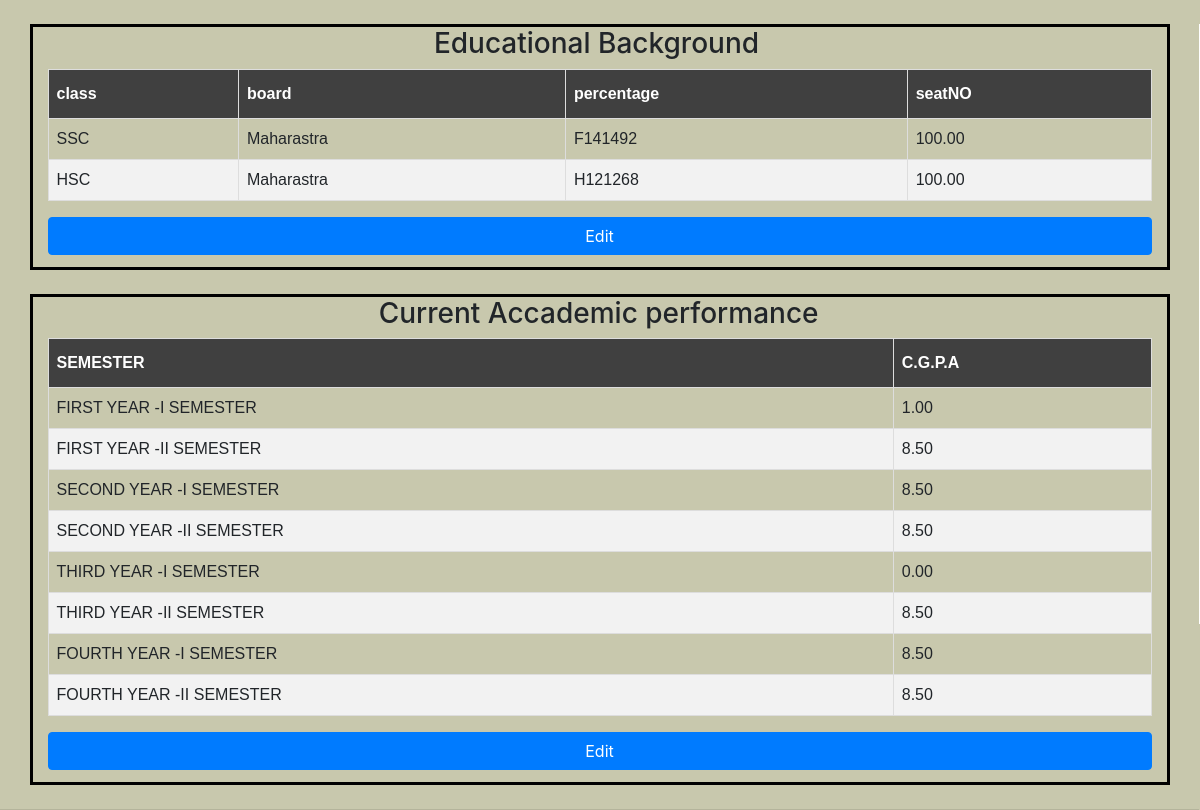
Screenshot of /linkedpages/education/education.php with the database file from the repository.
### tables this page shows
CREATE TABLE `education` (
  `PRN` varchar(20) NOT NULL,
  `ssc` varchar(40) DEFAULT 'NA',
  `sscp` decimal(10,2) NOT NULL DEFAULT 0.00,
  `sscs` varchar(10) NOT NULL DEFAULT 'NA',
  `hsc` varchar(50) DEFAULT 'NA',
  `hscp` decimal(10,2) NOT NULL DEFAULT 0.00,
  `hscs` varchar(10) NOT NULL DEFAULT 'NA',
  `sem1` decimal(10,2) NOT NULL DEFAULT 0.00,
  `sem2` decimal(10,2) NOT NULL DEFAULT 0.00,
  `sem3` decimal(10,2) NOT NULL DEFAULT 0.00,
  `sem4` decimal(10,2) NOT NULL DEFAULT 0.00,
  `sem5` decimal(10,2) NOT NULL DEFAULT 0.00,
  `sem6` decimal(10,2) NOT NULL DEFAULT 0.00,
  `sem7` decimal(10,2) NOT NULL DEFAULT 0.00,
  `sem8` decimal(10,2) NOT NULL DEFAULT 0.00
);

### linkedpages/education/education.php (the view, shortened to what this page needs)
<?php
$servername = "localhost";
$username = "root";
$password = "";
$database = "dkte";
$conn = mysqli_connect($servername, $username, $password, $database);
?>
<!doctype html>
<html lang="en">
<head>
  <link rel="stylesheet" href="https://stackpath.bootstrapcdn.com/bootstrap/4.4.1/css/bootstrap.min.css">
  <link rel="stylesheet" href="//cdn.datatables.net/1.10.20/css/jquery.dataTables.min.css">
</head>
<body >
  <div class="container my-4" style=" border: 3px solid black;">
    <h3 style="margin-left:35% ; color:solid black;">Educational Background</h3>
    <table class="table" id="myTable">
      <thead>
        <tr>
          <th scope="col">class</th>
          <th scope="col">board</th>
          <th scope="col">percentage</th>
          <th scope="col">seatNO</th>
        </tr>
      </thead>
      <tbody>
        <?php
        $sql = "SELECT * FROM `education` WHERE `PRN`='18UCS004' ";
        $result = mysqli_query($conn, $sql);
        $hsc = "HSC";
        $ssc = "SSC";
        $row = mysqli_fetch_assoc($result);
        echo "<tr>
            <td>" . $ssc . "</td>
            <td>" . $row['ssc'] . "</td>
            <td>" . $row['sscs'] . "</td>
            <td>" . $row['sscp'] . "</td>
               </tr>";
        echo "<tr>
          <td>" . $hsc . "</td>
          <td>" . $row['hsc'] . "</td>
          <td>" . $row['hscs'] . "</td>
          <td>" . $row['hscp'] . "</td>
        </tr>";
        ?>
      </tbody>
    </table>
    <div style="height:50px; margin-left:20px margin-right:20px;">
      <button style="width:100%" type="button" class="btn btn-primary" id="cgpabtn" onclick="document.location='education1.php'">Edit </button>
    </div>
  </div>
  <div class="container my-4" style=" border: 3px solid black;">
    <h3 style="margin-left:30% ; color:solid black;">Current Accademic performance</h3>
    <table class="table" id="myTable">
      <thead>
        <tr>
          <th scope="col">SEMESTER</th>
          <th scope="col">C.G.P.A</th>
        </tr>
      </thead>
      <tbody>
        <?php
        $sql = "SELECT * FROM `education` WHERE `PRN`='18UCS004' ";
        $result = mysqli_query($conn, $sql);
        $row = mysqli_fetch_assoc($result);
        echo "<tr>
            <td>   FIRST YEAR -I  SEMESTER</td>
            <td>" . $row['sem1'] . "</td>
          </tr>
          <tr>
            <td>FIRST YEAR -II SEMESTER</td>
            <td>" . $row['sem2'] . "</td>
          </tr>
          <tr>
          <td>SECOND YEAR -I  SEMESTER</td>
          <td>" . $row['sem3'] . "</td>
        </tr>
        <tr>
        <td>SECOND YEAR -II SEMESTER</td>
        <td>" . $row['sem4'] . "</td>
          </tr>
       <tr>
      <td>THIRD YEAR -I SEMESTER</td>
      <td>" . $row['sem5'] . "</td>
       </tr>
       <tr>
      <td>THIRD YEAR -II SEMESTER</td>
      <td>" . $row['sem6'] . "</td>
       </tr>
       <tr>
      <td>FOURTH YEAR -I SEMESTER</td>
      <td>" . $row['sem7'] . "</td>
       </tr>
       <tr>
      <td>FOURTH YEAR -II SEMESTER</td>
      <td>" . $row['sem8'] . "</td>
       </tr>
       ";
        ?>
      </tbody>
    </table>
    <div style="height:50px; margin-left:20px margin-right:20px;">
      <button style="width:100%" class="btn btn-primary" id="cgpabtn" onclick="document.location='education2.php'">Edit</button>
    </div>
  </div>
</body>
</html>

### linkedpages/education/education.php (style rules this page uses)
#myTable { font-family: Arial, Helvetica, sans-serif; border-collapse: collapse; width: 100%; }
#myTable td, #myTable th { border: 1px solid #ddd; padding: 8px; }
#myTable tr:nth-child(even) { background-color: #f2f2f2; }
#myTable th { padding-top: 12px; padding-bottom: 12px; text-align: left; background-color: #404040; color: white; }
body { background-color: rgb(200, 200, 173); opacity: 1; height: 600px; background-position: center; background-repeat: no-repeat; background-size: cover; opacity: 5.0; border-right: 1px solid white; }

### rows the page displays
education: ssc "Maharastra", sscs "F141492", sscp "100.00", hsc "Maharastra", hscs "H121268", hscp "100.00", sem1 "1.00", sem2 "8.50", sem3 "8.50", sem4 "8.50", sem5 "0.00", sem6 "8.50", sem7 "8.50", sem8 "8.50"

### other values shown
$ssc "SSC"
$hsc "HSC"
